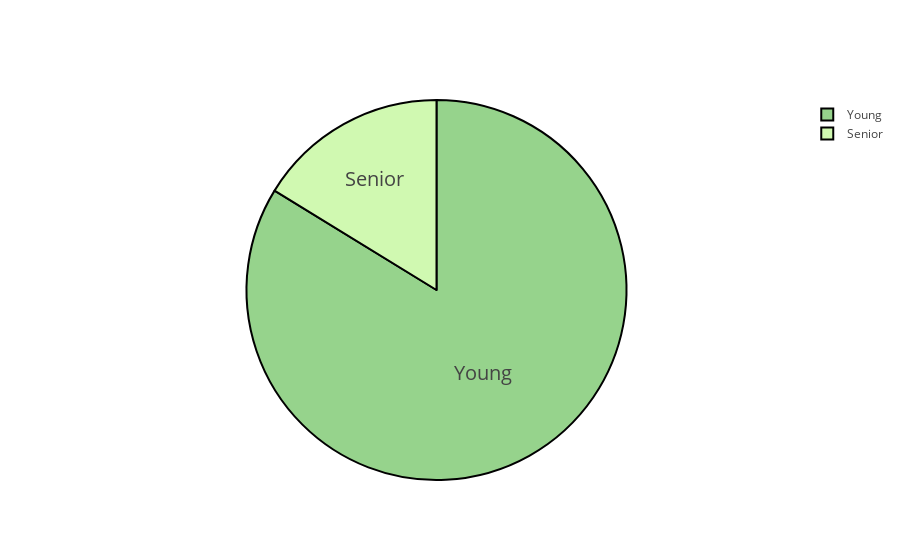

Source (notebook cell):
### Code cell
labels = ['Young','Senior']
values = [senior_no,senior_yes]
colors = ['#96D38C', '#D0F9B1']

trace = go.Pie(labels=labels, values=values,
               hoverinfo='percent', textinfo='label', 
               textfont=dict(size=20),
               marker=dict(colors=colors, 
                           line=dict(color='#000000', width=2)))

py.iplot([trace], filename='styled_pie_chart')

### Figure 1 — Plotly figure (JSON) as saved in the notebook; plotly's stock layout.template omitted (floating-point values rounded to 4 significant figures)
{"data": [{"hoverinfo": "percent", "labels": ["Young", "Senior"], "marker": {"colors": ["#96D38C", "#D0F9B1"], "line": {"color": "#000000", "width": 2}}, "textfont": {"size": 20}, "textinfo": "label", "type": "pie", "uid": "6ea33205-1628-4b77-88a9-dc5e674ec3b6", "values": [83.76, 16.24]}], "layout": {}}
